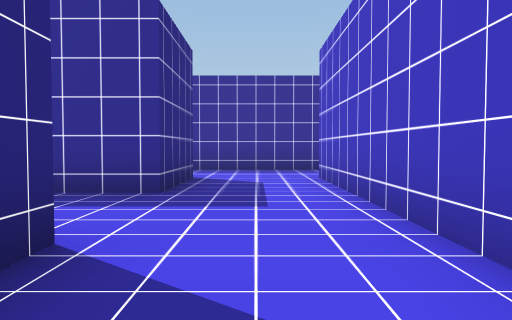
View 1 (above)

24 first-person views from a walk through a 3-D level made in the Unity game engine. The camera is 1.2 m above the floor, tilts 2° down and sees 70° across. The floor is counted in squares, 2 m on a side. Each view is taken from the middle of a square. On the plan, view 1 faces up. The plan holds only what a view shows up to about 10 squares ahead; the rest is blank. The place goes on beyond the plan. The player is left out. Door leaves are left out, so doorways stand open. Some surface patterns are stand-ins.

View 2
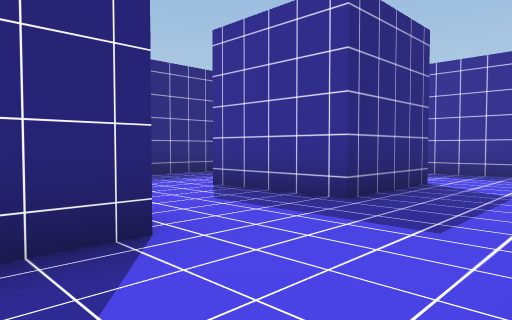

View 3
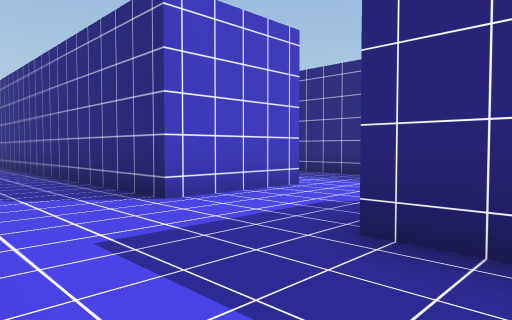

View 4
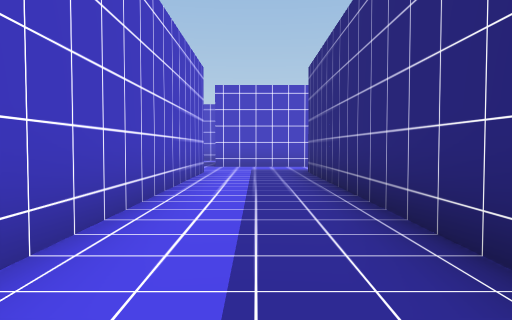

View 5
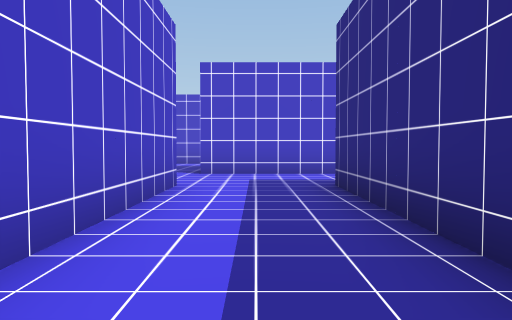

View 6
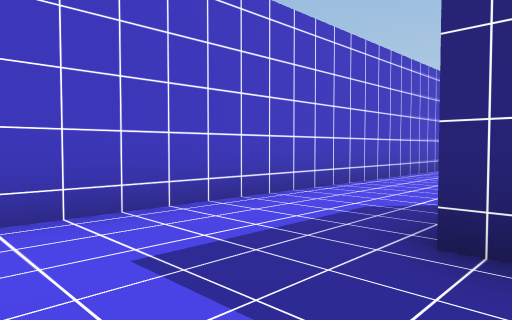

View 7
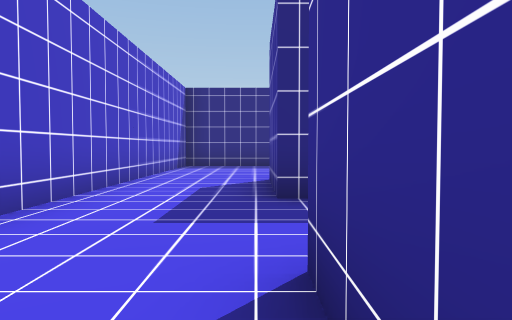

View 8
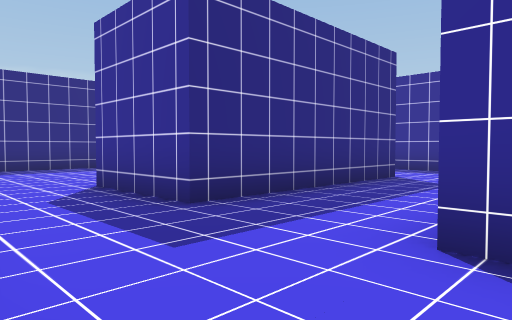

View 9
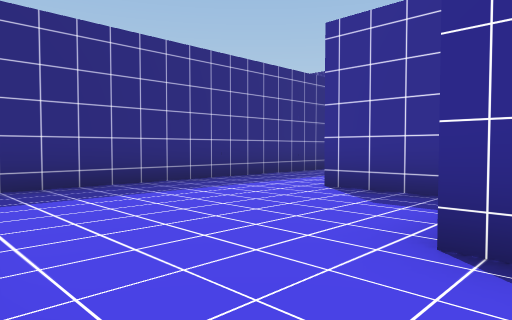

View 10
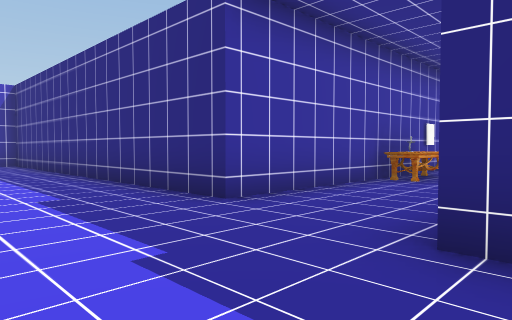

View 11
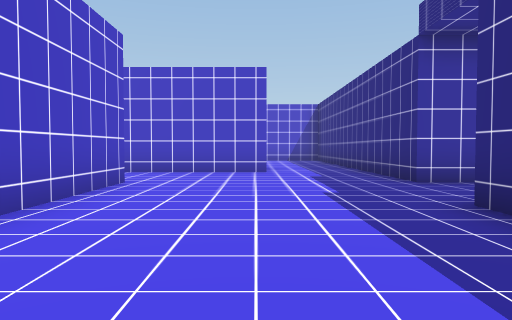

View 12
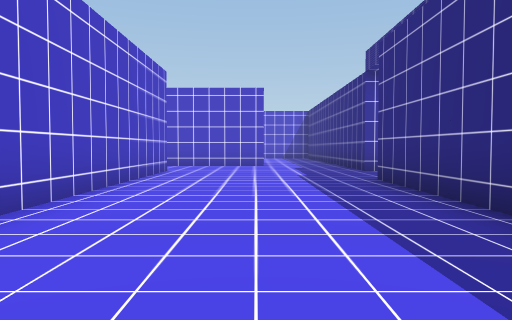

View 13
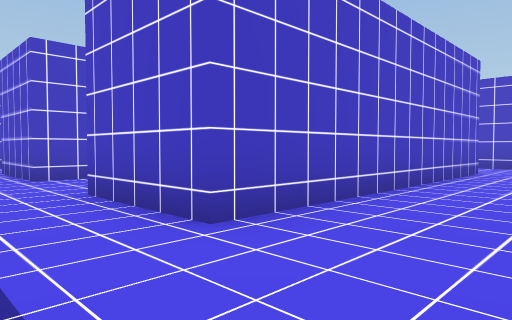

View 14
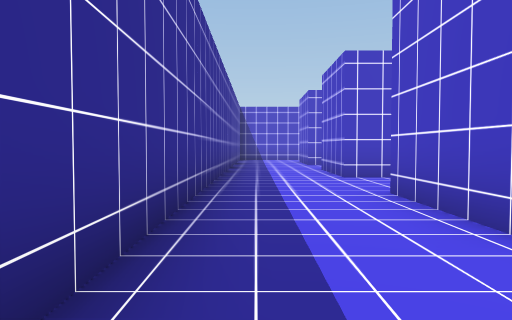

View 15
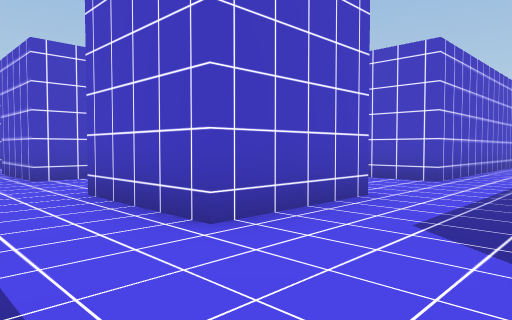

View 16
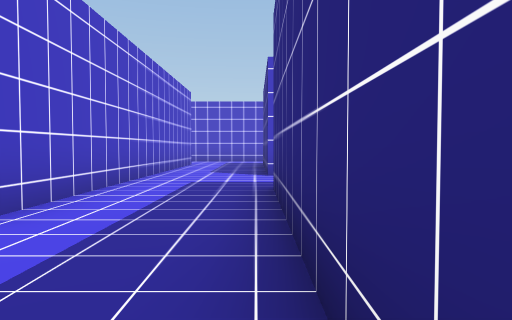

View 17
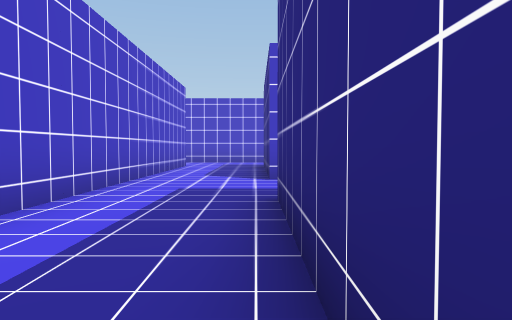

View 18
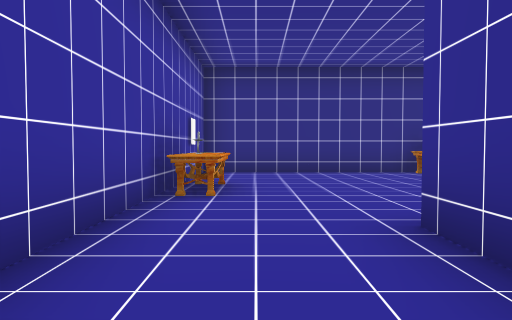

View 19
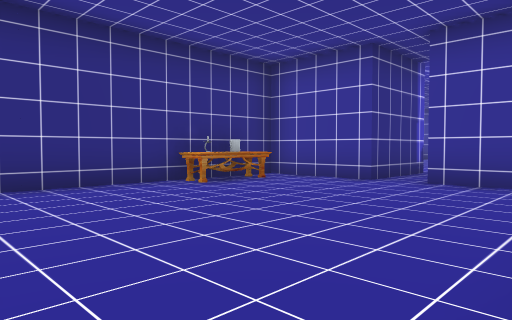

View 20
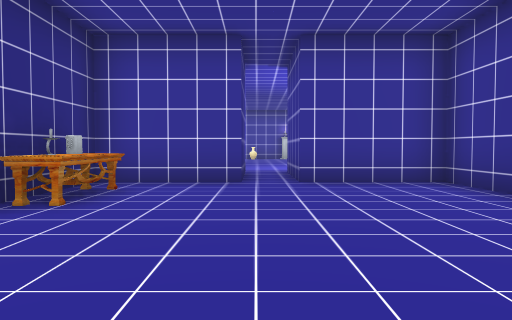

View 21
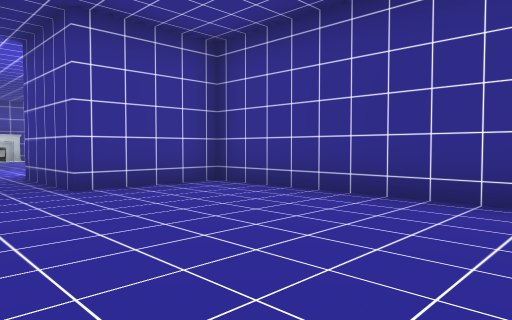

View 22
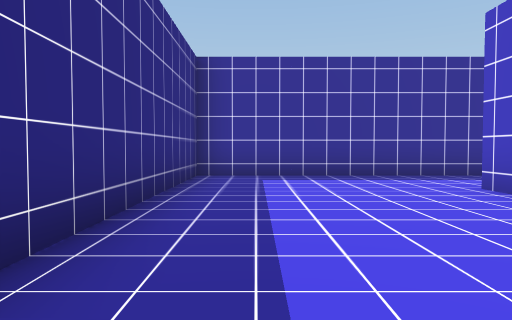

View 23
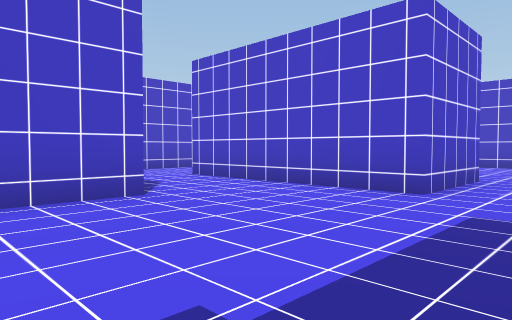

View 24
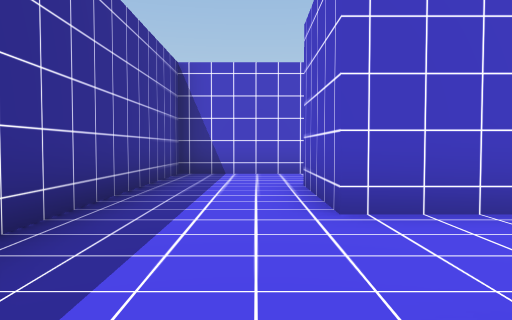

### Floor plan
Points are (right, up) in squares from view 1. A wall is a line through its corners. A room is listed if a view was taken in it or the views show most of it. See-through windows are left out.
Room 1 (views 1, 2, 3, 4, 5, 6, 7, 8, 9, 15, 16, 17, 24)
walls: (1.2, 1.8) (1.2, 7.2) (3.8, 7.2); (-3.8, -6) (-3.8, 2.3) (-1.3, 2.3) (-1.3, -7.8); (-1.3, 4.8) (-3.8, 4.8) (-3.8, 7.2) (-1.3, 7.2) (-1.3, 4.8); (-2.2, -7.7) (-3.8, -7.7); (1.2, -7.8) (1.2, -0.8); (-8.4, -2.8) (-6.3, -2.8) (-6.3, -7.7) (-8.8, -7.7); (-6.3, 6.8) (-6.3, -0.2) (-7.4, -0.2); (-9.5, -5.2) (-11.3, -5.2) (-11.3, -2.8); (6.2, 6.9) (6.2, 9.7) (-8.6, 9.7); (-8.8, 7.2) (-6.2, 7.2); (-13.7, -1.4) (-13.7, -9); (-12, -10.2) (1.2, -10.2)
ways out: opening at (-12.5, -2.5) to room 2; opening at (-7.5, -1.5) to room 2; opening at (-7.5, 8.5) to room 2; opening at (2.5, -11.5)
Room 2 (views 10, 11, 12, 13, 14, 18, 19, 20, 21, 22, 23)
walls: (-14.8, 2.3) (-15.8, 2.3); (-15.7, 2.6) (-15.7, 7.3) (-18.2, 7.3) (-18.2, 9.8); (-8.8, -0.4) (-8.8, 7.2); (-11.3, -2.8) (-8.4, -2.8); (-8.6, 9.7) (-13.3, 9.7) (-13.3, 2.2); (-19.2, 9.8) (-19.2, 7.3) (-21.7, 7.3) (-21.7, -0.2) (-13.7, -0.2) (-13.7, -1.4)
ways out: opening at (-12.5, -2.5) to room 1; opening at (-7.5, -1.5) to room 1; opening at (-7.5, 8.5) to room 1; open door at (-19, 10)
objects: other object (-21, 5); cup (-21, 6); table (-18, 0)

Where each view was taken, in squares from view 1:
view 1: 0 up, 0 right, facing up
view 2: 1 up, 1 right, facing up-left
view 3: 6 up, 1 right, facing down-left
view 4: 1 up, 0 right, facing down
view 5: 2 down, 0 right, facing down
view 6: 7 down, 1 right, facing down-left
view 7: 8 down, 2 left, facing left
view 8: 10 down, 3 left, facing up-left
view 9: 10 down, 8 left, facing up-left
view 10: 3 up, 11 left, facing down-left
view 11: 6 up, 11 left, facing down
view 12: 9 up, 11 left, facing down
view 13: 9 up, 11 left, facing down-right
view 14: 9 up, 11 left, facing right
view 15: 9 up, 6 left, facing down-right
view 16: 5 up, 6 left, facing down
view 17: 4 up, 6 left, facing down
view 18: 1 up, 13 left, facing left
view 19: 1 up, 16 left, facing up-left
view 20: 1 up, 19 left, facing up
view 21: 2 up, 20 left, facing up-right
view 22: 2 up, 12 left, facing up
view 23: 2 up, 13 left, facing down-right
view 24: 8 up, 2 left, facing right
